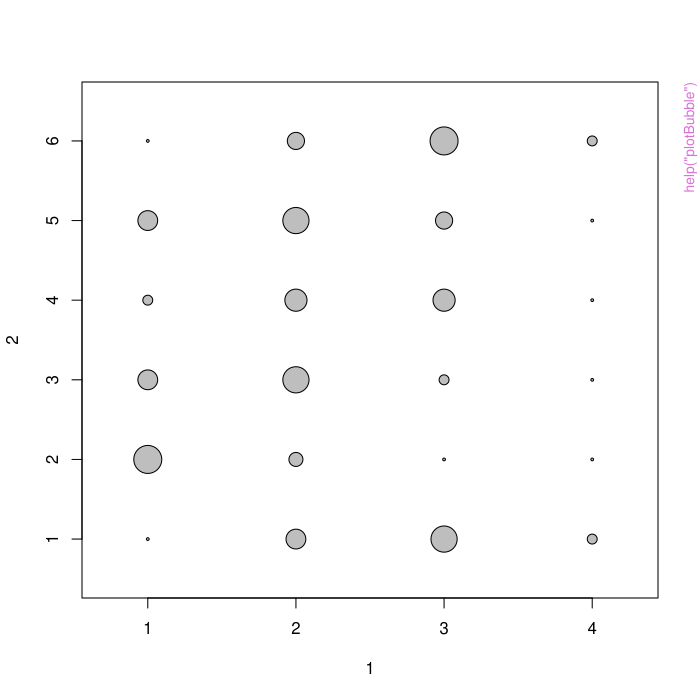

The script that drew this image:
pkgname <- "telescope"
source(file.path(R.home("share"), "R", "examples-header.R"))
options(warn = 1)
library('telescope')

base::assign(".oldSearch", base::search(), pos = 'CheckExEnv')
base::assign(".old_wd", base::getwd(), pos = 'CheckExEnv')
cleanEx()
nameEx("plotBubble")
### * plotBubble

flush(stderr()); flush(stdout())

### Name: plotBubble
### Title: Plot multivariate categorical data.
### Aliases: plotBubble

### ** Examples

with(chickwts, plotBubble(data.frame(cut(weight, 100 * 1:5), feed)))



cleanEx()
nameEx("plotScatter")
### * plotScatter

flush(stderr()); flush(stdout())

### Name: plotScatter
### Title: Pairwise scatter plots of the data.
### Aliases: plotScatter

### ** Examples

plotScatter(iris[, 1:4], iris$Species, label = "dim")



cleanEx()
nameEx("sampleLCA")
### * sampleLCA

flush(stderr()); flush(stdout())

### Name: sampleLCA
### Title: Telescoping sampling of the LCA model where a prior on the
###   number of components K is specified.
### Aliases: sampleLCA

### ** Examples

if (requireNamespace("poLCA", quietly = TRUE)) {
    data("carcinoma", package = "poLCA")
    y <- carcinoma
    N <- nrow(y)
    r <- ncol(y)
    
    M <- 200
    thin <- 1
    burnin <- 100
    Kmax <- 50  
    Kinit <- 10
    
    G <- "MixDynamic"
    priorOnAlpha <- priorOnAlpha_spec("gam_1_2")
    priorOnK <- priorOnK_spec("Pois_1")
    
    cat <- apply(y, 2, max)
    a0 <- rep(1, sum(cat))

    cl_y <- kmeans(y, centers = Kinit, iter.max = 20)
    S_0 <- cl_y$cluster
    eta_0 <- cl_y$size/N

    pi_0 <- do.call("cbind", lapply(1:r, function(j) {
        prop.table(table(S_0, y[, j]), 1)
    }))

    result <- sampleLCA(
        y, S_0, pi_0, eta_0, a0, 
        M, burnin, thin, Kmax, 
        G, priorOnK, priorOnAlpha)

    K <- result$K
    Kplus <- result$Kplus   
    
    plot(K, type = "l", ylim = c(0, max(K)),  
         xlab = "iteration", main = "",
         ylab = expression("K" ~ "/" ~ K["+"]), col = 1)
    lines(Kplus, col = 2)
    legend("topright", legend = c("K", expression(K["+"])),
           col = 1:2, lty = 1, box.lwd = 0)
}




cleanEx()
nameEx("sampleLCAMixture")
### * sampleLCAMixture

flush(stderr()); flush(stdout())

### Name: sampleLCAMixture
### Title: Telescoping sampling of the mixture of LCA models where a prior
###   on the number of components K is specified.
### Aliases: sampleLCAMixture

### ** Examples

data("SimData", package = "telescope")
y <- as.matrix(SimData[, 1:30])
z <- SimData[, 31]
N <- nrow(y)
r <- ncol(y)
    
M <- 5
thin <- 1
burnin <- 0
Kmax <- 50  
Kinit <- 10
    
G <- "MixDynamic"
priorOnAlpha <- priorOnAlpha_spec("gam_1_2")
priorOnK <- priorOnK_spec("Pois_1")
d0 <- 1  

cat <- apply(y, 2, max)
a_mu <- rep(20, sum(cat))
mu_0 <- matrix(rep(rep(1/cat, cat), Kinit),
  byrow = TRUE, nrow = Kinit)

c_phi <- 30; d_phi <- 1; b_phi <- rep(10, r)
a_phi <- rep(1, r)
phi_0 <- matrix(cat, Kinit, r, byrow = TRUE)

a_00 <- 0.05

s_mu <- 2; s_phi <- 2; eps <- 0.01 

set.seed(1234)
cl_y <- kmeans(y, centers = Kinit, nstart = 100, iter.max = 50)
S_0 <- cl_y$cluster
eta_0 <- cl_y$size/N

I_0 <- rep(1L, N)
L <- 2
for (k in 1:Kinit) {
  cl_size <- sum(S_0 == k)
  I_0[S_0 == k] <- rep(1:L, length.out = cl_size)
}

index <- c(0, cumsum(cat))
low <- (index + 1)[-length(index)]
up <- index[-1]

pi_km <- array(NA_real_, dim = c(Kinit, L, sum(cat)))
rownames(pi_km) <- paste0("k_", 1:Kinit)
for (k in 1:Kinit) {
  for (l in 1:L) {
    index <- (S_0 == k) & (I_0 == l)
    for (j in 1:r) {
      pi_km[k, l, low[j]:up[j]] <- tabulate(y[index, j], cat[j]) / sum(index)
    }
  }
}
pi_0 <- pi_km 

result <- sampleLCAMixture(
    y, S_0, L,
    pi_0, eta_0, mu_0, phi_0,
    a_00, a_mu, a_phi, b_phi, c_phi, d_phi,
    M, burnin, thin, Kmax,
    s_mu, s_phi, eps,
    G, priorOnAlpha, d0, priorOnK)



cleanEx()
nameEx("sampleMultNormMixture")
### * sampleMultNormMixture

flush(stderr()); flush(stdout())

### Name: sampleMultNormMixture
### Title: Telescoping sampling of a Bayesian finite multivariate Gaussian
###   mixture where a prior on the number of components is specified.
### Aliases: sampleMultNormMixture

### ** Examples

y <- iris[, 1:4]
z <- iris$Species
r <- ncol(y)

M <- 50
thin <- 1
burnin <- 0
Kmax <- 40  
Kinit <- 10

G <- "MixStatic"      
priorOnE0 <- priorOnE0_spec("G_1_20", 1)
priorOnK <- priorOnK_spec("BNB_143")

R <- apply(y, 2, function(x) diff(range(x)))
b0 <- apply(y, 2, median)
B_0 <- rep(1, r)  
B0 <- diag((R^2) * B_0)
c0 <- 2.5 + (r-1)/2
g0 <- 0.5 + (r-1)/2
G0 <- 100 * g0/c0 * diag((1/R^2), nrow = r)
C0 <- g0 * chol2inv(chol(G0))

cl_y <- kmeans(y, centers = Kinit, nstart = 100)
S_0 <- cl_y$cluster
mu_0 <- t(cl_y$centers)

eta_0 <- rep(1/Kinit, Kinit)
Sigma_0 <- array(0, dim = c(r, r, Kinit))
Sigma_0[, , 1:Kinit] <- 0.5 * C0

result <- sampleMultNormMixture(
  y, S_0, mu_0, Sigma_0, eta_0,
  c0, g0, G0, C0, b0, B0,  
  M, burnin, thin, Kmax, G, priorOnK, priorOnE0)

K <- result$K
Kplus <- result$Kplus   

plot(K, type = "l", ylim = c(0, max(K)),
     xlab = "iteration", main = "",
     ylab = expression("K" ~ "/" ~ K["+"]), col = 1)
lines(Kplus, col = 2)
legend("topright", legend = c("K", expression(K["+"])),
       col = 1:2, lty = 1, box.lwd = 0)




cleanEx()
nameEx("samplePoisMixture")
### * samplePoisMixture

flush(stderr()); flush(stdout())

### Name: samplePoisMixture
### Title: Telescoping sampling of a Bayesian finite Poisson mixture with a
###   prior on the number of components K.
### Aliases: samplePoisMixture

### ** Examples

N <- 200
z <- sample(1:2, N, prob = c(0.5, 0.5), replace = TRUE)
y <- rpois(N, c(1, 6)[z])

M <- 200
thin <- 1
burnin <- 100

Kmax <- 50  
Kinit <- 10

G <- "MixDynamic"
priorOnAlpha <- priorOnAlpha_spec("gam_1_2")
priorOnK <- priorOnK_spec("BNB_143")

a0 <- 0.1 
h0 <- 0.5 
b0 <- a0/mean(y) 
H0 <- h0/b0

cl_y <- kmeans(y, centers = Kinit, nstart = 100)
S_0 <- cl_y$cluster
mu_0 <- t(cl_y$centers)
eta_0 <- rep(1/Kinit, Kinit)

result <- samplePoisMixture(
  y, S_0, mu_0, eta_0, 
  a0, b0, h0, H0,
  M, burnin, thin, Kmax, 
  G, priorOnK, priorOnAlpha)

K <- result$K
Kplus <- result$Kplus

plot(K, type = "l", ylim = c(0, max(K)), 
     xlab = "iteration", main = "",
     ylab = expression("K" ~ "/" ~ K["+"]), col = 1)
lines(Kplus, col = 2)
legend("topright", legend = c("K", expression(K["+"])),
       col = 1:2, lty = 1, box.lwd = 0)




cleanEx()
nameEx("sampleUniNormMixture")
### * sampleUniNormMixture

flush(stderr()); flush(stdout())

### Name: sampleUniNormMixture
### Title: Telescoping sampling of a Bayesian finite univariate Gaussian
###   mixture where a prior on the number of components K is specified.
### Aliases: sampleUniNormMixture

### ** Examples

if (requireNamespace("mclust", quietly = TRUE)) {
    data("acidity", package = "mclust")
    y <- acidity
    
    N <- length(y)
    r <- 1
    
    M <- 200
    thin <- 1
    burnin <- 100
    Kmax <- 50  
    Kinit <- 10
    
    G <- "MixStatic" 
    priorOnE0 <- priorOnE0_spec("e0const", 0.01)
    priorOnK <- priorOnK_spec("Pois_1", 50)
    
    R <- diff(range(y))
    c0 <- 2 + (r-1)/2
    C0 <- diag(c(0.02*(R^2)), nrow = r)
    g0 <- 0.2 + (r-1) / 2
    G0 <- diag(10/(R^2), nrow = r)
    B0 <- diag((R^2), nrow = r)
    b0 <- as.matrix((max(y) + min(y))/2, ncol = 1)  
    
    cl_y <- kmeans(y, centers = Kinit, nstart = 100)
    S_0 <- cl_y$cluster
    mu_0 <- t(cl_y$centers)
    eta_0 <- rep(1/Kinit, Kinit)
    sigma2_0 <- array(0, dim = c(1, 1, Kinit))
    sigma2_0[1, 1, ] <- 0.5 * C0

    result <- sampleUniNormMixture(
        y, S_0, mu_0, sigma2_0, eta_0,
        c0, g0, G0, C0, b0, B0,
        M, burnin, thin, Kmax,
        G, priorOnK, priorOnE0)
    
    K <- result$K
    Kplus <- result$Kplus  
    
    plot(K, type = "l", ylim = c(0, max(K)),
         xlab = "iteration", main = "",
         ylab = expression("K" ~ "/" ~ K["+"]), col = 1)
    lines(Kplus, col = 2)
    legend("topright", legend = c("K", expression(K["+"])),
           col = 1:2, lty = 1, box.lwd = 0)
}




### * <FOOTER>
###
cleanEx()
options(digits = 7L)
base::cat("Time elapsed: ", proc.time() - base::get("ptime", pos = 'CheckExEnv'),"\n")
grDevices::dev.off()
###
### Local variables: ***
### mode: outline-minor ***
### outline-regexp: "\\(> \\)?### [*]+" ***
### End: ***
quit('no')
